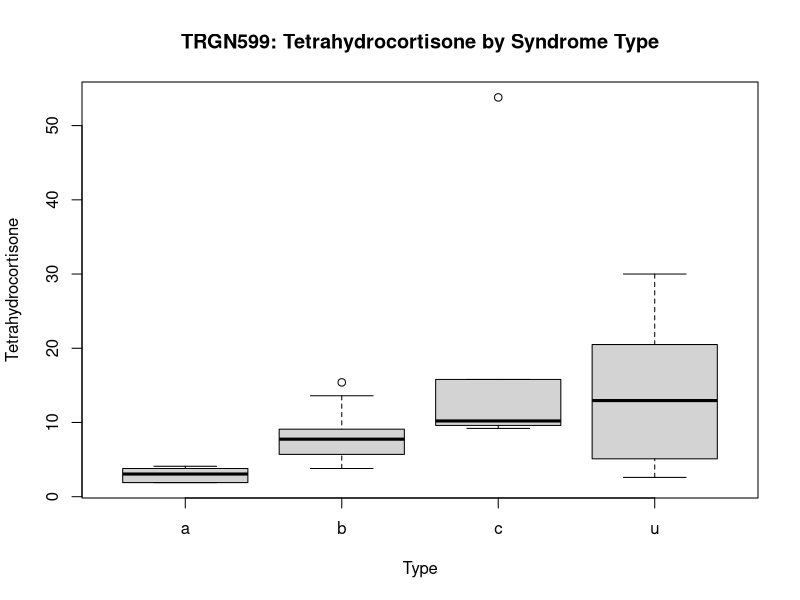
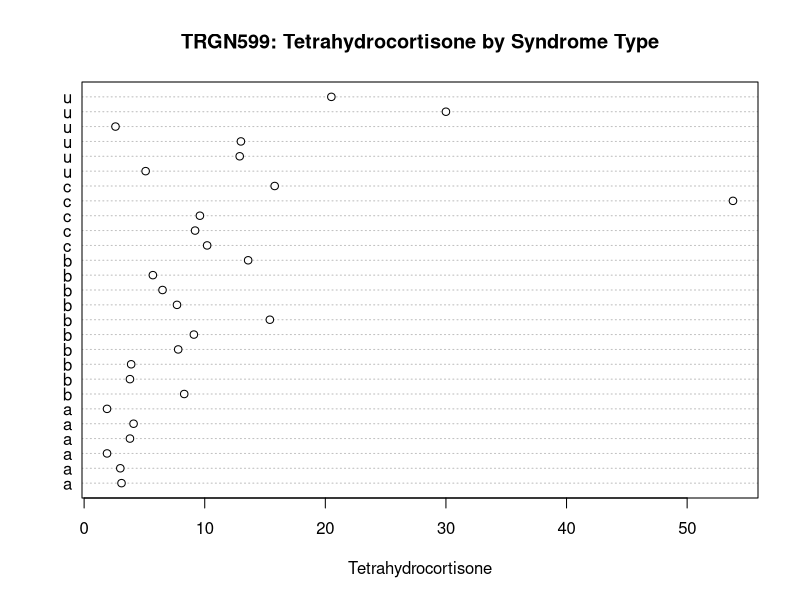
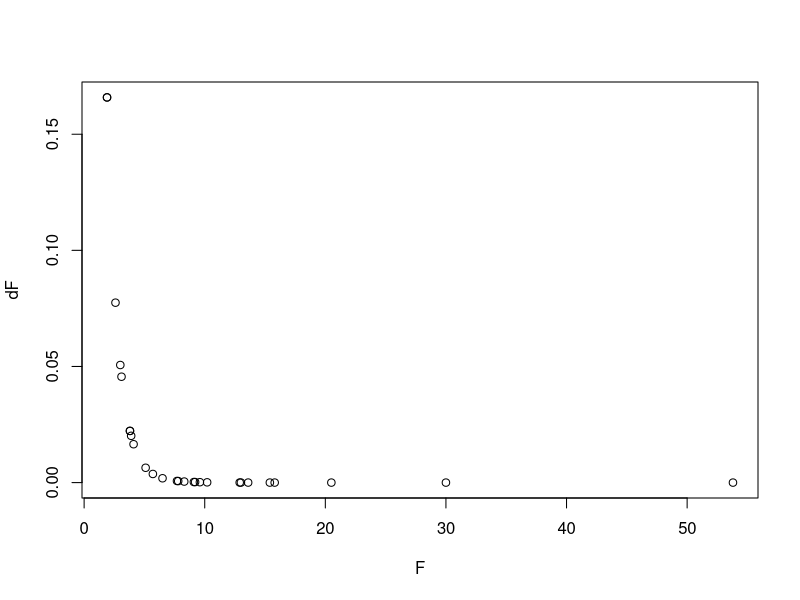
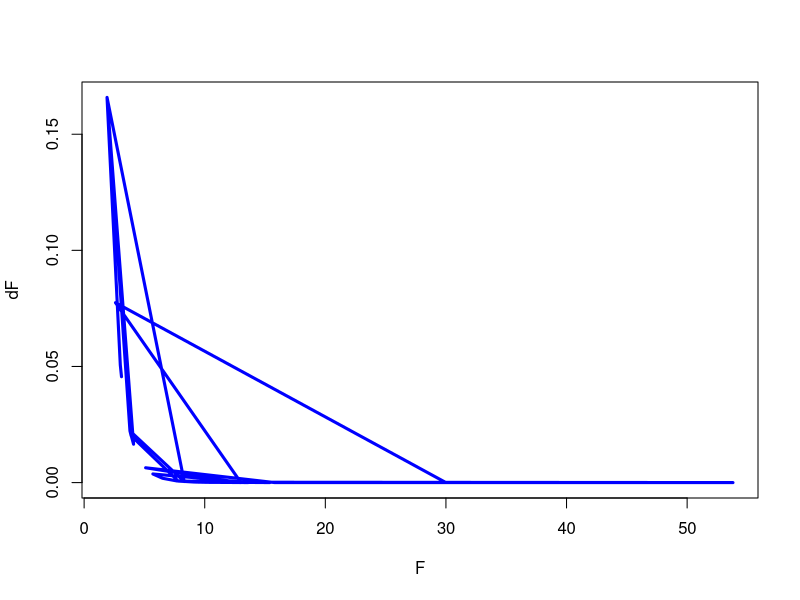
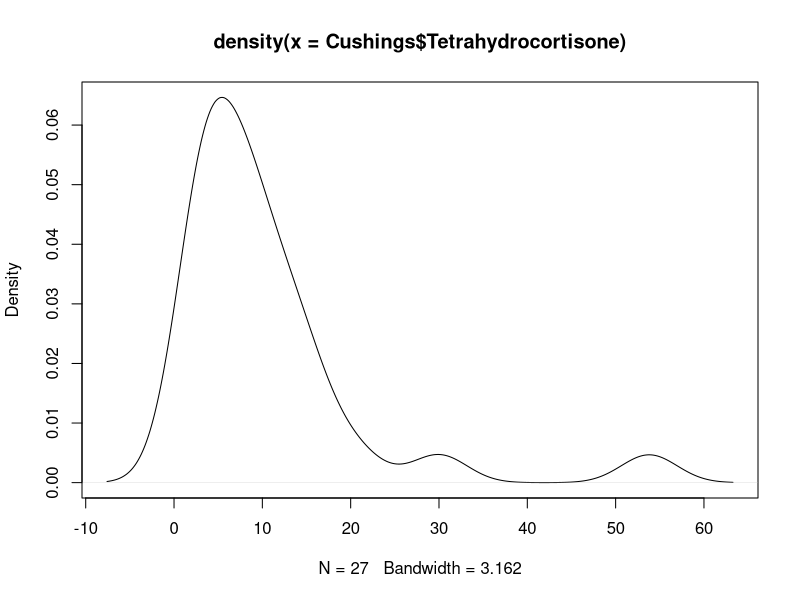

Write R code to recreate these figures, in order.
## ---- chunk 1

# Check your current working directory
getwd()

# Set your working directory
setwd("/Users/enriquevelazquez/Documents/R_working_directory")

## ---- chunk 2

library(MASS)
library(magrittr)
library(dplyr)
head(Cushings)
Cushings

## ---- chunk 3
summary(Cushings)
## ---- chunk 4
# Cuchings_db <- Cushings %>%
# select(Tetrahydrocortisone, Pregnanetriol, Type) %>%
# group_by(Type) %>%
# summarise(Tetrahydrocortisone = mean(Tetrahydrocortisone), Pregnanetriol = mean(Pregnanetriol))
# 
# Cuchings_db
## ---- chunk 5
average_Tetra <- mean(Cushings$Tetrahydrocortisone)
plot(Cushings$Type, Cushings$Tetrahydrocortisone, main="TRGN599: Tetrahydrocortisone by Syndrome Type", xlab="Type", ylab="Tetrahydrocortisone")

## ---- chunk 6

dotchart(as.numeric(Cushings$Tetrahydrocortisone), Cushings$Type, main="TRGN599: Tetrahydrocortisone by Syndrome Type", xlab="Tetrahydrocortisone")

## ---- chunk 7

library(MASS)
data(Cushings)
TRGN599_anova_TT <- aov(Tetrahydrocortisone ~ Type, data = Cushings)

## ---- chunk 8

summary(TRGN599_anova_TT)

## ---- chunk 9
#install.packages("RcmdrMisc")
library(RcmdrMisc)
numSummary(Cushings$Tetrahydrocortisone, groups=Cushings$Type, statistics = c("mean", "sd"))

## ---- chunk 10
library(MASS)
data(genotype)
TRGN599_anova_ML <- aov(Wt ~ Mother + Litter, data = genotype)
## ---- chunk 11

summary(TRGN599_anova_ML)

## ---- chunk 12

library(MASS)
data(genotype)
TRGN599_anova_MLi <- aov(Wt ~ Mother * Litter, data = genotype)

## ---- chunk 13

summary(TRGN599_anova_MLi)

## ---- chunk 14
F <- Cushings$Tetrahydrocortisone
dF <- df(x=F, df1=3, df2=23)
plot(F, dF)
## ---- chunk 15
plot(F, dF, type="l", lwd=3, col="blue")
## ---- chunk 16
d <- density(Cushings$Tetrahydrocortisone) # returns the density data 
plot(d) # plots the results
## ---- chunk 17
genotype
## ---- chunk 18
pf(3.2, df1 = 3, df2 = 23, lower.tail = FALSE)
